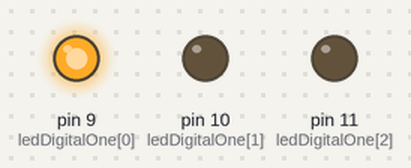
Simulated run of this sketch. Board: Arduino Uno, built with avr-gcc and run on an emulated ATmega328P. On the bench: output pins drawn as LEDs (lit = HIGH).

Above: at 1.5 s.
At 4.5 s:
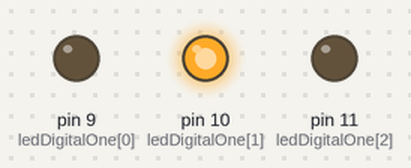
At 7.5 s:
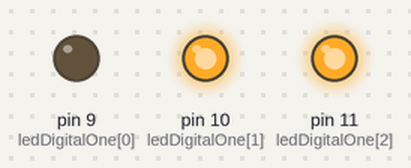
At 10.5 s:
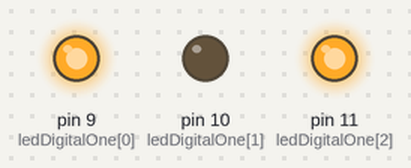
Timing chart, 0 to 15.6 s (numbered marks = the images above):
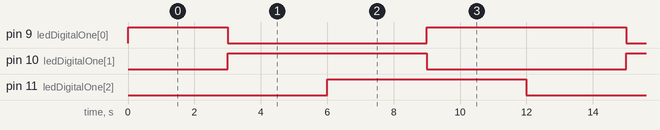

Measured:
- by itself, pin 9 (ledDigitalOne[0]): repeats every 12.0 s: LOW 6.0 s, HIGH 6.0 s
- by itself, pin 10 (ledDigitalOne[1]), pin 11 (ledDigitalOne[2]): alternates HIGH for 6.0 s and LOW for 6.0 s
- by itself, everything shown: repeats every 12.0 s, in 4 steps

The sketch:

A1_A_S10_Rgb_led.ino
```cpp
// (licence header left out)
// Создание массива из трех значений, определяющих пины RGB светодиода
// В массиве хранятся номера трех цифровых выводов
// для подключения светодиода к плате
int ledDigitalOne[] = {9, 10, 11};

// Переменная типа boolean ON хранит в себе значение HIGH
// Используется для выставления на одном из выводов платы высокого уровня напряжения HIGH
const boolean ON = HIGH;
// Ключевое слово const говорит о том, что это переменная-константа
// Поэтому значение данной переменной в программе изменить нельзя

// Переменная типа boolean OFF хранит в себе значение LOW
// Используется для выставления на одном из выводов платы низкого уровня напряжения LOW
const boolean OFF = LOW;

// Ниже приведены массивы данных для настройки цвета свечения светодиода.
// Цвет будет зависеть от того,
// на какие выводы светодиода будет подано определенное значение напряжения.
// Например, чтобы создать красный цвет RED необходимо подать
// на 9 вывод HIGH, на 10 вывод LOW, на 11 вывод LOW.
// Для реализации используется цикл for. Смотри void loop()
const boolean RED[] = {ON, OFF, OFF};
const boolean GREEN[] = {OFF, ON, OFF};
const boolean BLUE[] = {OFF, OFF, ON};
const boolean YELLOW[] = {ON, ON, OFF};
const boolean CYAN[] = {OFF, ON, ON};
const boolean MAGENTA[] = {ON, OFF, ON};
const boolean WHITE[] = {ON, ON, ON};
const boolean BLACK[] = {OFF, OFF, OFF};

void setup()
{
  // Инициализируем цифровые пины 9, 10, 11 на выход
  // Для упрощения инициализации используется цикл for
  for (int i = 0; i < 3; i++)
  {
    pinMode(ledDigitalOne[i], OUTPUT);
  }
}

void loop()
{

// Цикл for в котором на определенный цифровой вывод,
// подается определенной значение из массива с цветом
// Т.е. на три вывода подается три значения при помощи цикла for

// В данном цикле мы создаем красный цвет RED
  for(int i=0;i<3;i++)
  {
   digitalWrite(ledDigitalOne[i],RED[i]);
  }
    // Задержка 3 секунды перед сменой цвета.
  delay(3000);

  // В данном цикле мы создаем зеленый цвет GREEN
  for(int i=0;i<3;i++)
  {
   digitalWrite(ledDigitalOne[i],GREEN[i]);
  }
      // Задержка 3 секунды перед сменой цвета.
  delay(3000);

   // В данном цикле мы создаем голубой цвет CYAN
  for(int i=0;i<3;i++)
  {
   digitalWrite(ledDigitalOne[i],CYAN[i]);
  }
      // Задержка 3 секунды перед сменой цвета.
  delay(3000);

   // В данном цикле мы создаем розовый цвет MAGENTA
  for(int i=0;i<3;i++)
  {
   digitalWrite(ledDigitalOne[i],MAGENTA[i]);
  }
      // Задержка 3 секунды перед сменой цвета.
  delay(3000);
  // Ты можешь оставить всего лишь один цикл for, а все остальные удалить из void loop()
  // Тогда твой светодиод будет постоянно светится одним цветом.
}
```
